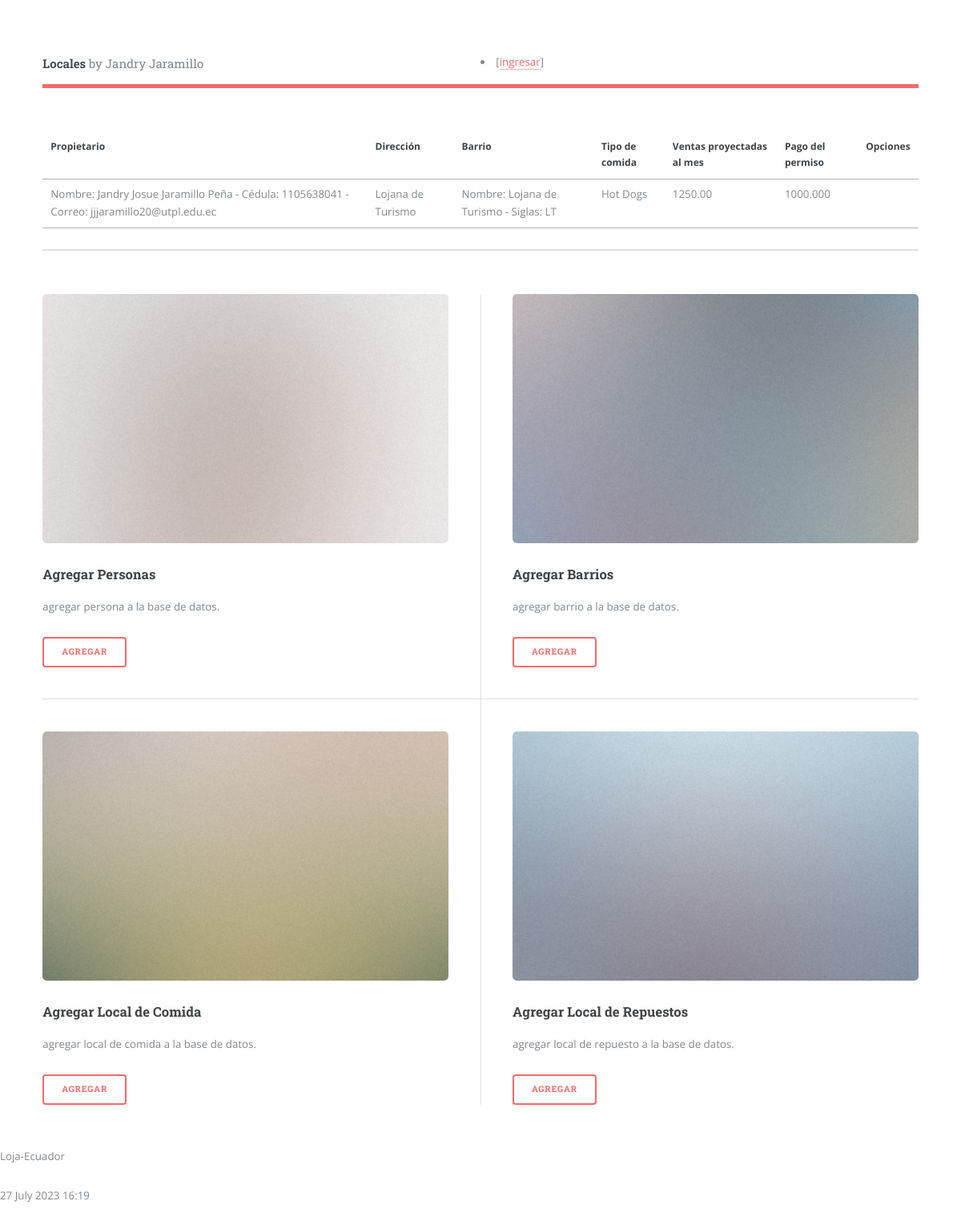
Page /listarLocalComida on the committed database.
### locales/models.py (models this page shows, shortened)
class LocalComida(models.Model):
    propietario = models.ForeignKey(Persona, on_delete=models.CASCADE,
            related_name="personaComida")
    direccion = models.CharField(max_length=80)
    barrio = models.ForeignKey(Barrio, on_delete=models.CASCADE,
            related_name="barrioComida")
    tipoComida = models.CharField(max_length=80)
    ventas = models.DecimalField(max_digits=12, decimal_places=2)
    def pagoPermiso(self):
        return self.ventas * Decimal('0.8')

class Persona(models.Model):
    nombres = models.CharField(max_length=80)
    apellidos = models.CharField(max_length=80)
    cedula = models.CharField(max_length=10)
    correo = models.EmailField()
    def __str__(self):
        return "Nombre: %s %s - Cédula: %s - Correo: %s" % (self.nombres,
                                self.apellidos,
                                self.cedula,
                                self.correo)

class Barrio(models.Model):
    nombre = models.CharField(max_length=80)
    siglas = models.CharField(max_length=30)
    def __str__(self):
        return "Nombre: %s - Siglas: %s" % (self.nombre,
                          self.siglas)

### locales/views.py (the view)
# urls.py: path('listarLocalComida', views.listarLocalComida,
def listarLocalComida(request):
    personas = LocalComida.objects.all()
    informacion_template = {"personas": personas}
    return render(request, "listarLocalComida.html", informacion_template)

### locales/templates/listarLocalComida.html (shortened to what this page needs)
{% extends "master.html" %}
{% block content %}
<table id="tabla_datos">
  <thead>
    <tr>
      <th>Propietario</th>
      <th>Dirección</th>
      <th>Barrio</th>
      <th>Tipo de comida</th>
      <th>Ventas proyectadas al mes</th>
      <th>Pago del permiso</th>
      <th>Opciones</th>
    </tr>
  </thead>
  {% for e in personas %}
  <tr>
    <td> {{e.propietario}}</td>
    <td> {{e.direccion}}</td>
    <td> {{e.barrio}}</td>
    <td> {{e.tipoComida}}</td>
    <td> {{e.ventas}}</td>
    <td> {{e.pagoPermiso}}</td>
  </tr>
  {% endfor %}
</table>
{% endblock %}

### locales/templates/master.html (shortened to what this page needs)
<!DOCTYPE HTML>
<html>
<head>
    {% load static %}
    <link rel="stylesheet" type="text/css" href="{% static 'css/main.css' %}">
    <link rel="stylesheet" type="text/css" href="https://cdn.datatables.net/1.10.25/css/jquery.dataTables.min.css">
</head>
<body class="is-preload">
    <div id="wrapper">
        <div id="main">
            <div class="inner">
                <header id="header">
                    <a class="logo"><strong>Locales</strong> by Jandry Jaramillo</a>
                    {% if user.is_authenticated %}
                    <li><a href="{% url 'logout_view' %}">salir</a></li>
                    {% else %}
                    <li>[<a href="{% url 'login' %}">ingresar</a>]</li>
                    {% endif %}
                </header>
                <section>
                    {% block content %}
                    {% endblock %}
                </section>
                <section>
                    <div class="posts">
                        <article>
                            <a href="#" class="image"><img src="{% static 'images/pic01.jpg' %}" alt="" /></a>
                            <h3>Agregar Personas</h3>
                            <p>agregar persona a la base de datos.</p>
                            <ul class="actions">
                                <li><a href="{% url 'crearPersonas' %}" class="button">Agregar</a></li>
                            </ul>
                        </article>
                        <article>
                            <a href="#" class="image"><img src="{% static 'images/pic02.jpg' %}" alt="" /></a>
                            <h3>Agregar Barrios</h3>
                            <p>agregar barrio a la base de datos.</p>
                            <ul class="actions">
                                <li><a href="{% url 'crearBarrios' %}" class="button">Agregar</a></li>
                            </ul>
                        </article>
                        <article>
                            <a href="#" class="image"><img src="{% static 'images/pic03.jpg' %}" alt="" /></a>
                            <h3>Agregar Local de Comida</h3>
                            <p>agregar local de comida a la base de datos.</p>
                            <ul class="actions">
                                <li><a href="{% url 'crearLocalComida' %}" class="button">Agregar</a></li>
                            </ul>
                        </article>
                        <article>
                            <a href="#" class="image"><img src="{% static 'images/pic04.jpg' %}" alt="" /></a>
                            <h3>Agregar Local de Repuestos</h3>
                            <p>agregar local de repuesto a la base de datos.</p>
                            <ul class="actions">
                                <li><a href="{% url 'crearLocalRepuesto' %}" class="button">Agregar</a></li>
                            </ul>
                        </article>
                    </div>
                </section>
            </div>
            <footer id="footer">
                <p>Loja-Ecuador</p>
                <p>{% now "j F Y H:i" %}</p>
            </footer>
        </div>
    </div>
</body>
</html>

### rows in the picture
LocalComida: propietario "Nombre: Jandry Josue Jaramillo Peña - Cédula: 1105638041 - Correo: jjjaramillo20@utpl.edu.ec", direccion "Lojana de Turismo", barrio "Nombre: Lojana de Turismo - Siglas: LT", tipoComida "Hot Dogs", ventas "1250.00", pagoPermiso "1000.000"
